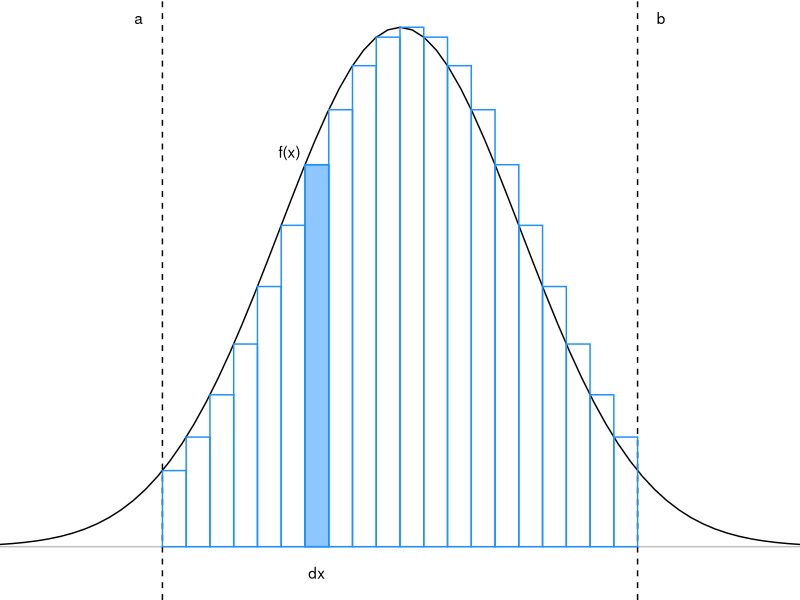

The R source for this figure:
## ---- chunk 1
integrate_numerically <- function(f, a, b, n = 20) {
  dx <- (b - a) / n
  x <- seq(a, b - dx, dx)
  sum(f(x) * dx)
}
## ---- chunk 2
library(tidyverse)

n <- 20
b <- 1.96
a <- -b

dx <- (b - a) / n
x <- seq(a, b - dx, dx)
fx <- dnorm(x)

approx <- tibble(x, fx)
smooth <- tibble(x = seq(-4, 4, .1), fx = dnorm(x))

i <- 7
highlight <- approx[i, ]

ggplot(approx, aes(x, fx)) +
  geom_hline(yintercept = 0, color = "grey") +
  geom_vline(xintercept = c(a, b), lty = 2) +
  annotate("text", label = c("a", "b"), c(a - dx, b + dx), Inf, vjust = 2) +
  geom_line(data = smooth) +
  geom_col(aes(x + dx / 2), width = dx, col = 'dodgerblue', fill = NA) +
  geom_col(data = highlight, aes(x + dx / 2), width = dx,
           col = 'dodgerblue', fill = 'dodgerblue', alpha = 0.5) +
  annotate("text", label = "f(x)", x[i], fx[i] + .01, hjust = 1.2) + 
  annotate("text", label = "dx", x[i] + dx / 2, -.02) + 
  coord_cartesian(xlim = c(-3, 3)) +
  theme_void()
## ---- chunk 3
integrate_numerically(dnorm, -1.96, 1.96)
## ---- chunk 4
integrate(dnorm, -1.96, 1.96)
## ---- chunk 5
integrate(function(x) x * dnorm(x, mean = 5), -Inf, Inf)
## ---- chunk 6
find_mean <- function(f, ..., from = -Inf, to = Inf) {
  integrate(function(x) x * f(x, ...), from, to)
}
## ---- chunk 7
find_mean(dexp, rate = 2)
## ---- chunk 8
ev_finder <- function(transform = identity) {
  function(f, ..., from = -Inf, to = Inf) {
    integrate(function(x) transform(x) * f(x, ...), from, to)
  }
}
## ---- chunk 9
moment_finder <- function(n, c = 0) {
  ev_finder(function(x) (x - c) ^ n)
}
## ---- chunk 10
find_mean <- moment_finder(1)
find_variance <- function(f, ...) {
  mu <- find_mean(f, ...)$value
  moment_finder(2, mu)(f, ...)
}
## ---- chunk 11
find_variance(dnorm, mean = 2, sd = 2)
find_variance(dexp, rate = 1 / 4)
## ---- chunk 12
find_mean(dnorm, mean = 20)
